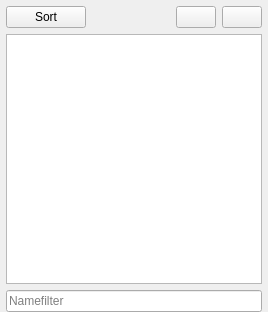
              <widget class="QWidget" name="espTab">
               <property name="sizePolicy">
                <sizepolicy hsizetype="Expanding" vsizetype="Expanding">
                 <horstretch>0</horstretch>
                 <verstretch>0</verstretch>
                </sizepolicy>
               </property>
               <property name="maximumSize">
                <size>
                 <width>16777215</width>
                 <height>16777215</height>
                </size>
               </property>
               <attribute name="title">
                <string>Plugins</string>
               </attribute>
               <layout class="QVBoxLayout" name="verticalLayout_4">
                <property name="leftMargin">
                 <number>6</number>
                </property>
                <property name="topMargin">
                 <number>6</number>
                </property>
                <property name="rightMargin">
                 <number>6</number>
                </property>
                <property name="bottomMargin">
                 <number>0</number>
                </property>
                <item>
                 <layout class="QHBoxLayout" name="horizontalLayout_7">
                  <item>
                   <widget class="QPushButton" name="bossButton">
					<property name="visible">
                      <bool>true</bool>
                    </property>									   																 
                    <property name="text">
                     <string>Sort</string>
                    </property>              
                    <property name="icon">
                     <iconset resource="resources.qrc">
                      <normaloff>:/MO/gui/sort</normaloff>:/MO/gui/sort</iconset>
                    </property>
                   </widget>
                  </item>
                  <item>
                   <spacer name="horizontalSpacer_2">
                    <property name="orientation">
                     <enum>Qt::Horizontal</enum>
                    </property>
                    <property name="sizeHint" stdset="0">
                     <size>
                      <width>40</width>
                      <height>20</height>
                     </size>
                    </property>
                   </spacer>
                  </item>
                  <item>
                   <widget class="QPushButton" name="restoreButton">
                    <property name="toolTip">
                     <string>Restore Backup...</string>
                    </property>
                    <property name="text">
                     <string notr="true"/>
                    </property>
                    <property name="icon">
                     <iconset resource="resources.qrc">
                      <normaloff>:/MO/gui/restore</normaloff>:/MO/gui/restore</iconset>
                    </property>
                    <property name="iconSize">
                     <size>
                      <width>16</width>
                      <height>16</height>
                     </size>
                    </property>
                   </widget>
                  </item>
                  <item>
                   <widget class="QPushButton" name="saveButton">
                    <property name="toolTip">
                     <string>Create Backup</string>
                    </property>
                    <property name="text">
                     <string notr="true"/>
                    </property>
                    <property name="icon">
                     <iconset resource="resources.qrc">
                      <normaloff>:/MO/gui/backup</normaloff>:/MO/gui/backup</iconset>
                    </property>
                   </widget>
                  </item>
                 </layout>
                </item>
                <item>
                 <widget class="PluginListView" name="espList">
                  <property name="minimumSize">
                   <size>
                    <width>250</width>
                    <height>250</height>
                   </size>
                  </property>
                  <property name="palette">
                   <palette>
                    <active>
                     <colorrole role="ButtonText">
                      <brush brushstyle="SolidPattern">
                       <color alpha="255">
                        <red>64</red>
                        <green>64</green>
                        <blue>64</blue>
                       </color>
                      </brush>
                     </colorrole>
                    </active>
                    <inactive>
                     <colorrole role="ButtonText">
                      <brush brushstyle="SolidPattern">
                       <color alpha="255">
                        <red>64</red>
                        <green>64</green>
                        <blue>64</blue>
                       </color>
                      </brush>
                     </colorrole>
                    </inactive>
                    <disabled>
                     <colorrole role="ButtonText">
                      <brush brushstyle="SolidPattern">
                       <color alpha="255">
                        <red>120</red>
                        <green>120</green>
                        <blue>120</blue>
                       </color>
                      </brush>
                     </colorrole>
                    </disabled>
                   </palette>
                  </property>
                  <property name="contextMenuPolicy">
                   <enum>Qt::CustomContextMenu</enum>
                  </property>
                  <property name="toolTip">
                   <string>List of available esp/esm files</string>
                  </property>
                  <property name="whatsThis">
                   <string>&lt;!DOCTYPE HTML PUBLIC &quot;-//W3C//DTD HTML 4.0//EN&quot; &quot;http://www.w3.org/TR/REC-html40/strict.dtd&quot;&gt;
&lt;html&gt;&lt;head&gt;&lt;meta name=&quot;qrichtext&quot; content=&quot;1&quot; /&gt;&lt;style type=&quot;text/css&quot;&gt;
p, li { white-space: pre-wrap; }
&lt;/style&gt;&lt;/head&gt;&lt;body style=&quot; font-family:'MS Shell Dlg 2'; font-size:8.25pt; font-weight:400; font-style:normal;&quot;&gt;
&lt;p style=&quot; margin-top:0px; margin-bottom:0px; margin-left:0px; margin-right:0px; -qt-block-indent:0; text-indent:0px;&quot;&gt;&lt;span style=&quot; font-size:8pt;&quot;&gt;This list contains the esps, esms, and esls contained in the active mods. These require their own load order. Use drag&amp;amp;drop to modify this load order. Please note that MO will only save the load order for mods that are active/checked.&lt;br /&gt;There is a great tool named &amp;quot;BOSS&amp;quot; to automatically sort these files.&lt;/span&gt;&lt;/p&gt;&lt;/body&gt;&lt;/html&gt;</string>
                  </property>
                  <property name="dragEnabled">
                   <bool>true</bool>
                  </property>
                  <property name="dragDropOverwriteMode">
                   <bool>false</bool>
                  </property>
                  <property name="dragDropMode">
                   <enum>QAbstractItemView::InternalMove</enum>
                  </property>
                  <property name="defaultDropAction">
                   <enum>Qt::MoveAction</enum>
                  </property>
                  <property name="alternatingRowColors">
                   <bool>true</bool>
                  </property>
                  <property name="selectionMode">
                   <enum>QAbstractItemView::ExtendedSelection</enum>
                  </property>
                  <property name="selectionBehavior">
                   <enum>QAbstractItemView::SelectRows</enum>
                  </property>
                  <property name="indentation">
                   <number>0</number>
                  </property>
                  <property name="uniformRowHeights">
                   <bool>true</bool>
                  </property>
                  <property name="itemsExpandable">
                   <bool>false</bool>
                  </property>
                  <property name="sortingEnabled">
                   <bool>true</bool>
                  </property>
                  <attribute name="headerStretchLastSection">
                   <bool>false</bool>
                  </attribute>
                 </widget>
                </item>
                <item>
                 <layout class="QHBoxLayout" name="horizontalLayout_3">
                  <item>
                   <widget class="MOBase::LineEditClear" name="espFilterEdit">
                    <property name="text">
                     <string/>
                    </property>
                    <property name="placeholderText">
                     <string>Namefilter</string>
                    </property>
                   </widget>
                  </item>
                 </layout>
                </item>
               </layout>
              </widget>
